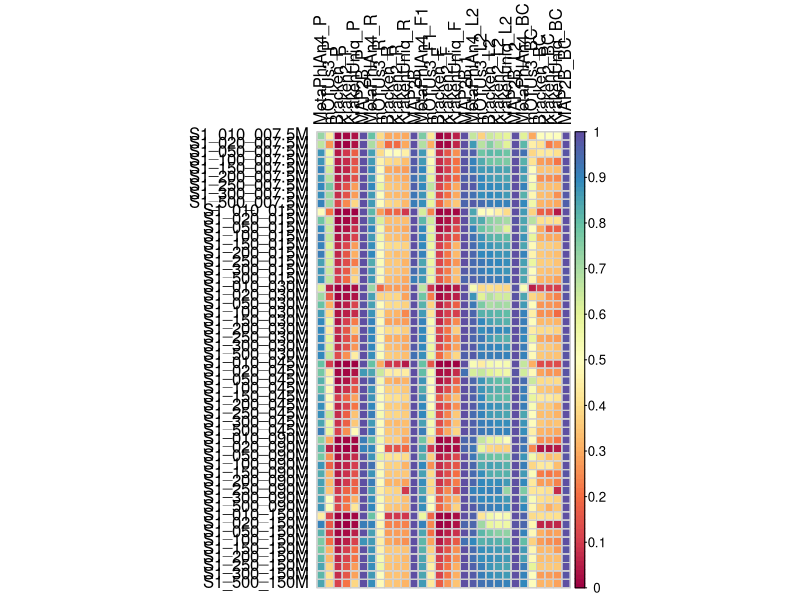

R code for this plot:
#=============================  Figure3 Corrplot  ================================
##  Figure SVM
#install.packages("corrplot")
library(corrplot)
library(RColorBrewer)
#setwd("C:\\Users\\Think\\Desktop\\aDist\\Figure_AutoGscore\\Figure2-Corrplot")
svm <- read.table("plot_Corrplot_SVM_PRF.L2.BC-Tax.Seq_NoKqNt-54-MPA4.mOTUs3_23.0425.txt", header = T,row.names = 1,sep="\t")
#shape3 just color
corrplot(as.matrix(svm), is.corr = FALSE, method = 'color',	#method: "pie", "square"
         col=colorRampPalette(brewer.pal(11, "Spectral"))(100),outline="white", 
         #addCoef.col = 'grey80',
         addgrid.col="grey80", tl.col="black")